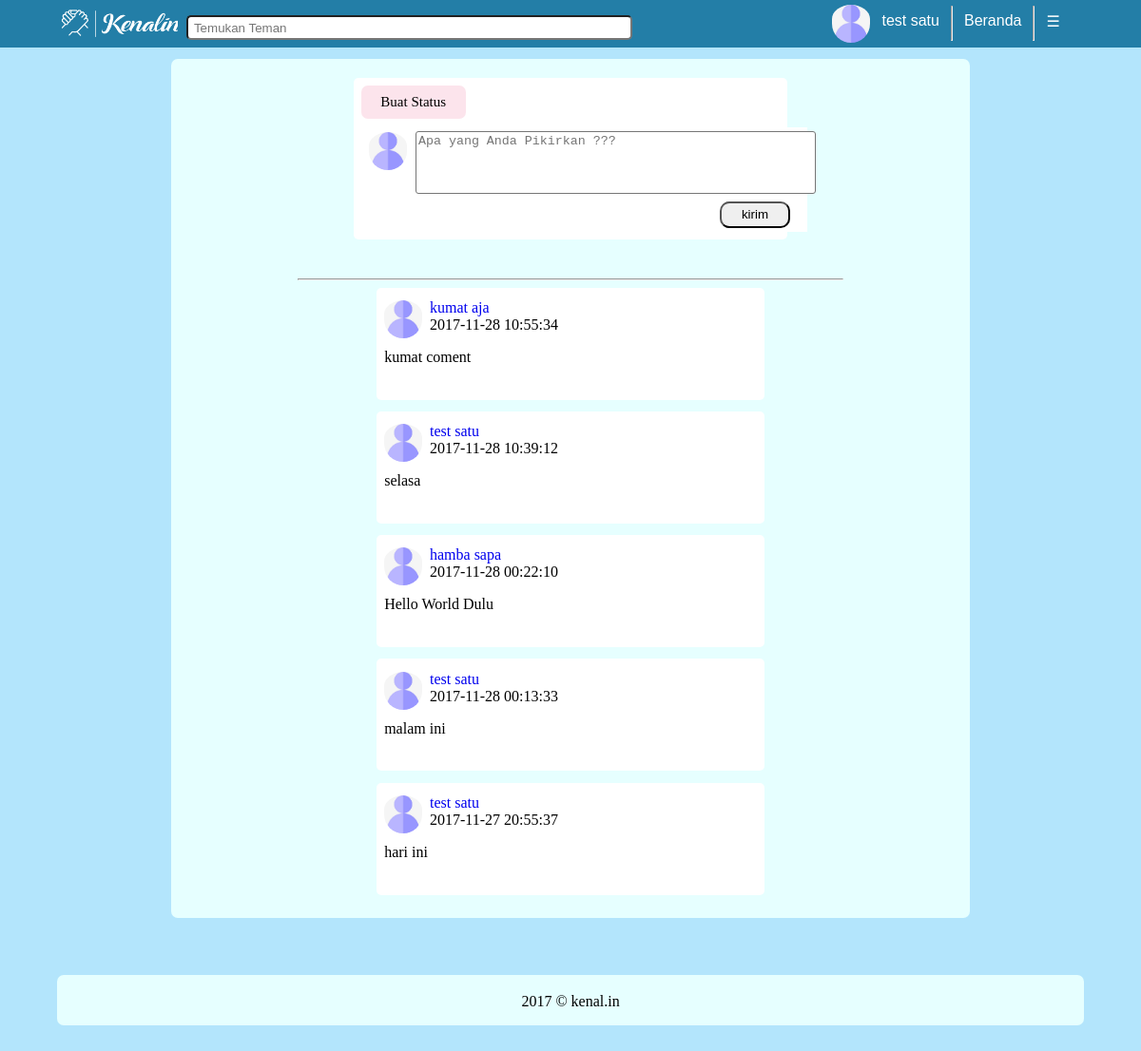
The app's page /index.php?pesan=berhasil (signed in) with its own data.
### tables this page shows
CREATE TABLE `akun` (
  `NAMA_DEPAN` varchar(50) NOT NULL,
  `NAMA_BELAKANG` varchar(50) NOT NULL,
  `EMAIL` varchar(50) NOT NULL,
  `JENKEL` char(1) NOT NULL,
  `TGL_LAHIR` varchar(30) NOT NULL,
  `KOTA` varchar(40) NOT NULL,
  `USERNAME` varchar(30) NOT NULL,
  `PASSWORD` varchar(64) NOT NULL
);

CREATE TABLE `status` (
  `ID_STATUS` int(11) NOT NULL,
  `USER_STATUS` varchar(30) DEFAULT NULL,
  `ISI_STATUS` text,
  `WAKTU_STATUS` datetime DEFAULT NULL
);

### inc/script.inc (the view, shortened to what this page needs)
<?php
include "main/connect.php";
function statusBeranda($userSekarang) {
    global $dbh;
    $query = $dbh->prepare("SELECT *
                            from status LEFT JOIN akun ON status.USER_STATUS = akun.USERNAME
                            where USER_STATUS=:user
                            or USER_STATUS in (SELECT akun_teman.TEMAN FROM akun_teman WHERE akun_teman.USERNAME = :user)
                            or USER_STATUS in (SELECT akun_teman.USERNAME FROM akun_teman WHERE akun_teman.TEMAN=:user)
                            ORDER by status.WAKTU_STATUS DESC ");
    $query->bindValue(':user', $userSekarang);
    $query->execute();
    foreach ($query as $row) {
        echo '<div class="content-komentar">
					<div>
						<div class="kiri">
						<a href="profil.php"> <img alt="logo" src="gambar/muslimah.jpg" class="profil2"> </a>
						</div>
						<div class="profilstatus">
						<a href="profil.php?profil=' . $row['USER_STATUS'] . '"> ' . $row['NAMA_DEPAN'] . " " . $row['NAMA_BELAKANG'] . '</a> <br>
						</div>
						<div>
							<div>' . $row['WAKTU_STATUS'] . '</div>
						</div>
					</div>
					<div class="status">
						<p>' . $row['ISI_STATUS'] . '</p>
					</div>
				</div>';
    }
}

### index.php (shortened to what this page needs)
<!DOCTYPE html>
<?php
include "inc/script.inc";
include "main/connect.php";
?>
<html>
    <head>
        <link href="css/style.css" rel="stylesheet" type="text/css" />
    </head>
    <body>
        <?php
        include "inc/header.inc";
        ?>
        <div class="content">
            <div class="content-status">
                <button class="tombol-status"> Buat Status </button> <br>
                <div class="atur_profil_status">
                    <a href="profil.php"> <img alt="logo" src="gambar/muslimah.jpg" class="profil2"> </a>
                    <form method="post" action="#">
                        <textarea rows="4" cols="50" name="status" placeholder="Apa yang Anda Pikirkan ???"></textarea>
                        <input type="submit" name="submit" value="kirim" class="tombol">
                    </form>
                </div>
            </div>
            <hr>
            <?php
            statusBeranda($_SESSION['user'])
            ?>
        </div>
        <?php include "inc/footer.inc"
        ?>
    </body>
</html>

### inc/header.inc (shortened to what this page needs)
<?php
    global $dbh;
    $query = $dbh->prepare("SELECT * FROM akun WHERE USERNAME = :USER");
    $query->bindValue(':USER', $_SESSION['user']);
    $query->execute();
    foreach ($query as $row) {
        $NamaAkun = $row['NAMA_DEPAN'] . " " . $row['NAMA_BELAKANG'];
    }
?>
<div class="header">
    <div class="jarak_logo">
        <a href="index.php"> <img alt="logo" src="gambar/logo.png" class="logo"> </a>
    </div>
    <div class="header_letak">
        <form action="cari_teman.php" method="get">
            <input id="cari" name= "cari" type="text" placeholder="Temukan Teman" class="cari" />
        </form>
    </div>
    <div class="atur_pesan">
        <div class="dropdown">
            <button class="dropbtn"> &#9776; </button>
        </div>
    </div>
    <div class="atur_profil">
        <hr class="garis"/>
    </div>
    <div class="atur_profil">
        <form action="index.php"> <button class="pesan"> Beranda </button> </form>
    </div>
    <div class="atur_profil">
        <hr class="garis"/>
    </div>
    <div class="atur_profil">
        <form action="profil.php?profil=<?php echo $_SESSION['user']; ?>"> <button class="nama_profil"> <?php echo $NamaAkun ?> </button> </form>
    </div>
    <div class="atur_profil">
        <a href="profil.php?profil=<?php echo $_SESSION['user']; ?>"> <img alt="logo" src="gambar/muslimah.jpg" class="profil"> </a>
    </div>
</div>

### inc/footer.inc
<div class="footer">
            <p>2017 &#169; kenal.in</p>
</div>

### css/style.css (style rules this page uses)
body { background-color: #b3e5fc; font-family: comic sans ms; margin:0px; }
div.header, .header_letak, .jarak_logo, .atur_profil { height: 50px; background-color: #237ea7; }
.header_letak, .jarak_logo { float: left; }
.jarak_logo { padding-left:4.5%; }
.logo { height:80%; padding-left:5%; padding-bottom:3%; padding-top:3%; }
a { text-decoration: none; }
.cari { margin-top: 9%; width: 250%; height :20px; border-radius:5px; margin-left:5%; padding-left:3%; }
.atur_pesan { float:right; padding-right:6.6%; }
.pesan, .nama_profil { color: white; padding-top:13px; padding-bottom:16px; font-size: 16px; border:none; background-color: #237ea7; }
.atur_profil { float:right; padding-right:0.5%; }
.profil, .profil2, .gambar-komentar { height:80%; padding-top: 5px; border-radius:50px; }
.profil2 { height:40px; }
.garis { height:35px; width:1%; margin-top:6px; }
.dropbtn { color: white; padding-top:13px; padding-bottom:14px; font-size: 16px; border:none; background-color: #237ea7; }
.dropdown { position: relative; display:inlin-block; }
div.content , .content-profil { padding: 1%; margin-top: 1%; margin-left: 15%; margin-right: 15%; background-color: #e6ffff; border-radius:7px; }
.content-status, .content-komentar, .content-profil-foto, .content-profil, .content-edit { font-family: calibri; padding: 1%; margin-top: 1%; margin-bottom:1.5%; margin-left: 22%; margin-right: 22%; background-color: white; border-radius:5px; display: flow-root; }
.tombol-status, .tombol-profil { background-color: #fce4ec; font-family: calibri; font-size: 15px; border: none; border-radius:7px; width:25%; padding-bottom:2%; padding-top:2%; }
.atur_profil_status { float: left; background-color: white; display: inline-flex; margin-top:2%; margin-left:2%; }
textarea { margin-left:2%; margin-top:1%; border-radius:3px; resize:none; }
.kiri { float:left; padding-right:2%; }
.profilstatus { padding-top:1%; }
.status { padding-bottom:3%; }
.tombol, .tombol-komentar { margin:1%; margin-left:78%; padding-top:1%; padding-bottom:1%; padding-left:5%; padding-right:5%; border-radius:10px; }
hr { width:70%; margin-top:5%; }
.content-komentar { margin-left: 25%; margin-right: 25%; }
div.footer { margin: 5%; background-color: #e6ffff; text-align: center; height: 50px; border-radius:7px; padding-top: 3px; }

### records on screen
akun: NamaAkun "test satu"
status: USER_STATUS.NAMA_DEPAN "kumat", USER_STATUS.NAMA_BELAKANG "aja", WAKTU_STATUS "2017-11-28 10:55:34", ISI_STATUS "kumat coment"
status: USER_STATUS.NAMA_DEPAN "test", USER_STATUS.NAMA_BELAKANG "satu", WAKTU_STATUS "2017-11-28 10:39:12", ISI_STATUS "selasa"
status: USER_STATUS.NAMA_DEPAN "hamba", USER_STATUS.NAMA_BELAKANG "sapa", WAKTU_STATUS "2017-11-28 00:22:10", ISI_STATUS "Hello World Dulu"
status: USER_STATUS.NAMA_DEPAN "test", USER_STATUS.NAMA_BELAKANG "satu", WAKTU_STATUS "2017-11-28 00:13:33", ISI_STATUS "malam ini"
status: USER_STATUS.NAMA_DEPAN "test", USER_STATUS.NAMA_BELAKANG "satu", WAKTU_STATUS "2017-11-27 20:55:37", ISI_STATUS "hari ini"
